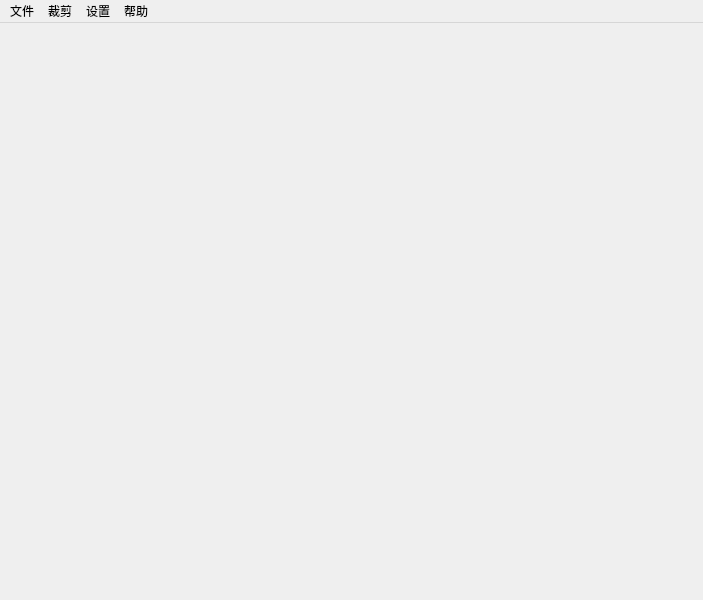
<?xml version="1.0" encoding="UTF-8"?>
<ui version="4.0">
 <class>PictureSize</class>
 <widget class="QMainWindow" name="PictureSize">
  <property name="geometry">
   <rect>
    <x>0</x>
    <y>0</y>
    <width>703</width>
    <height>600</height>
   </rect>
  </property>
  <property name="windowTitle">
   <string>MainWindow</string>
  </property>
  <widget class="QWidget" name="centralWidget"/>
  <widget class="QMenuBar" name="menuBar">
   <property name="geometry">
    <rect>
     <x>0</x>
     <y>0</y>
     <width>703</width>
     <height>23</height>
    </rect>
   </property>
   <widget class="QMenu" name="menu_2">
    <property name="title">
     <string>裁剪</string>
    </property>
    <addaction name="action_6"/>
    <addaction name="action_7"/>
    <addaction name="action_8"/>
   </widget>
   <widget class="QMenu" name="menu_4">
    <property name="title">
     <string>帮助</string>
    </property>
    <addaction name="action_10"/>
    <addaction name="action_11"/>
   </widget>
   <widget class="QMenu" name="menu_5">
    <property name="title">
     <string>设置</string>
    </property>
   </widget>
   <widget class="QMenu" name="menu">
    <property name="title">
     <string>文件</string>
    </property>
    <addaction name="action"/>
    <addaction name="action_3"/>
    <addaction name="action_9"/>
    <addaction name="action_5"/>
   </widget>
   <addaction name="menu"/>
   <addaction name="menu_2"/>
   <addaction name="menu_5"/>
   <addaction name="menu_4"/>
  </widget>
  <action name="action">
   <property name="text">
    <string>打开图片</string>
   </property>
  </action>
  <action name="action_2">
   <property name="text">
    <string>打开文件夹</string>
   </property>
  </action>
  <action name="action_3">
   <property name="text">
    <string>保存</string>
   </property>
  </action>
  <action name="action_4">
   <property name="text">
    <string>关闭</string>
   </property>
  </action>
  <action name="action_5">
   <property name="text">
    <string>退出</string>
   </property>
  </action>
  <action name="action_6">
   <property name="text">
    <string>任选区域裁剪</string>
   </property>
  </action>
  <action name="action_7">
   <property name="text">
    <string>指定裁剪框大小</string>
   </property>
  </action>
  <action name="action_8">
   <property name="text">
    <string>裁剪结果预览</string>
   </property>
  </action>
  <action name="action_9">
   <property name="text">
    <string>另存为</string>
   </property>
  </action>
  <action name="action_10">
   <property name="text">
    <string>帮助文档</string>
   </property>
  </action>
  <action name="action_11">
   <property name="text">
    <string>关于</string>
   </property>
  </action>
 </widget>
 <resources/>
 <connections/>
</ui>
